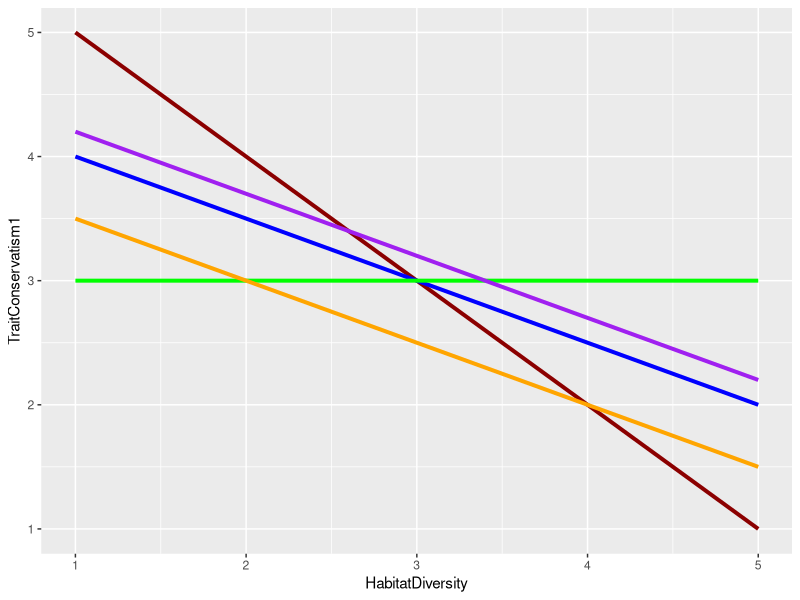
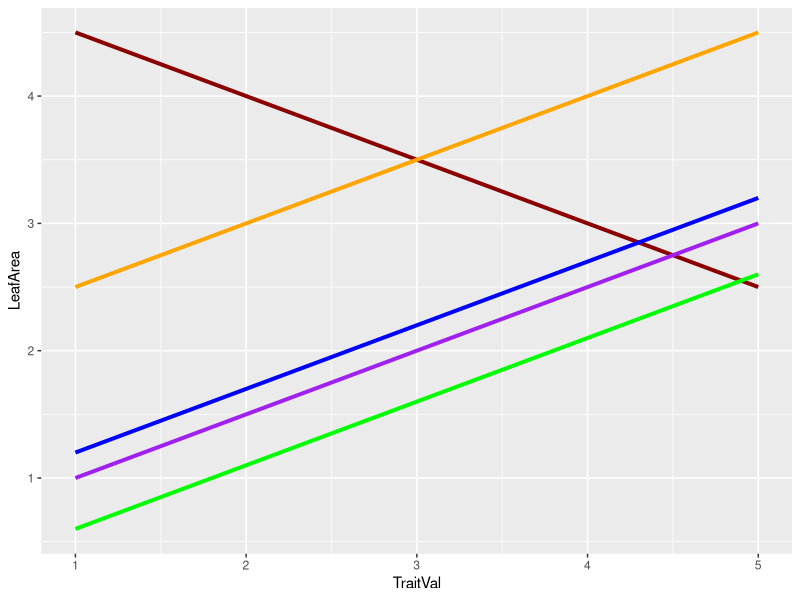
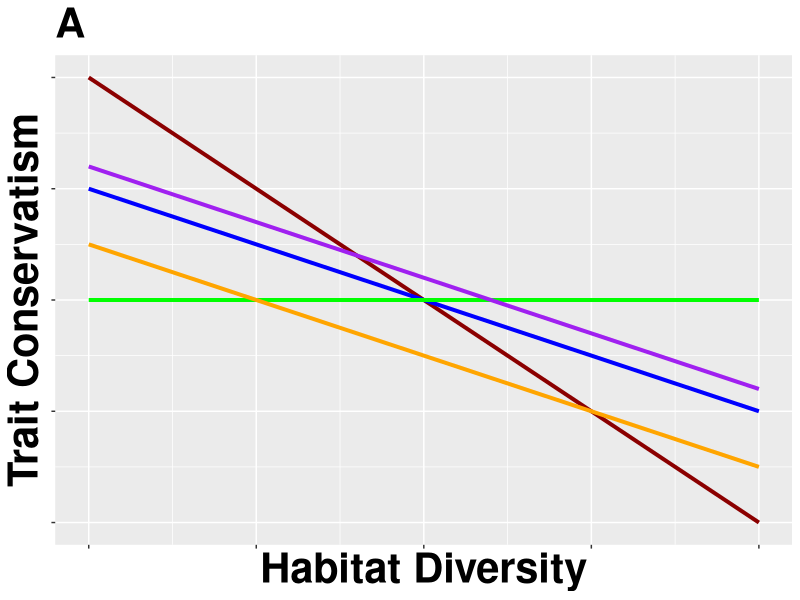
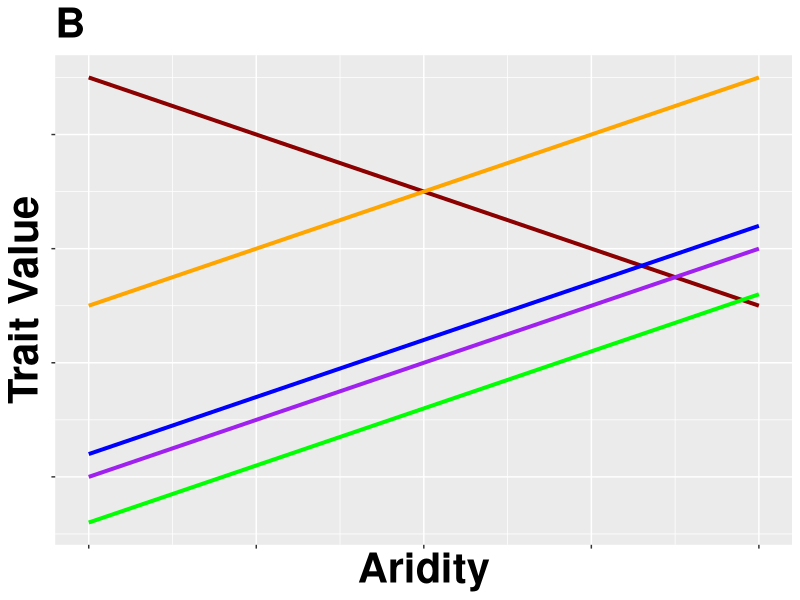

Generate these figures, in order, with R:
{
setwd("~/Desktop")
library(ggplot2)  
HabitatDiversity<-c(5,3,1)
TraitConservatism1<-c(1,3,5)
TraitConservatism2<-c(2,3,4)
TraitConservatism3<-c(3,3,3)
TraitConservatism4<-c(2.2,3.2,4.2)
TraitConservatism5<-c(1.5,2.5,3.5)
LeafArea<-c(4.5,3.5,2.5)
VeinDensity<-c(1.2,2.2,3.2)
LeafTeeth<-c(.6,1.6,2.6)
LeafMA<-c(1,2,3)
StomatalDensity<-c(2.5,3.5,4.5)
TraitVal<-c(1,3,5)

df<-data.frame(HabitatDiversity,TraitConservatism1,TraitConservatism2,
               TraitConservatism3,TraitConservatism4,TraitConservatism5,
               LeafArea,TraitVal,VeinDensity,LeafTeeth,LeafMA,StomatalDensity)

p1<-ggplot(df,aes(HabitatDiversity))+
  geom_line(aes(y = TraitConservatism1), color = "dark red",size = 1.36)+
  geom_line(aes(y = TraitConservatism2), color = "blue",size = 1.36)+
  geom_line(aes(y = TraitConservatism3), color = "green",size = 1.36)+
  geom_line(aes(y = TraitConservatism4), color = "purple",size = 1.36)+
  geom_line(aes(y = TraitConservatism5), color = "orange",size = 1.36)
pp<-(p1 + theme(
  plot.title = element_text(size =30, face = "bold"),
  axis.text.x = element_blank(),
  axis.text.y = element_blank(),
  axis.title.x = element_text(size = 30, face = "bold"),
  axis.title.y = element_text(size = 30, face = "bold"))+
  xlab("Habitat Diversity") +ylab("Trait Conservatism"))+ggtitle("A")

p2<-ggplot(df,aes(TraitVal))+ 
  geom_line(aes(y = LeafArea), color = "dark red",size = 1.36)+
  geom_line(aes(y = VeinDensity), color = "blue",size = 1.36)+
  geom_line(aes(y = LeafTeeth), color = "green",size = 1.36)+
  geom_line(aes(y = LeafMA), color = "purple",size = 1.36)+
  geom_line(aes(y = StomatalDensity), color = "orange",size = 1.36)
ppp<-(p2 + theme(
  plot.title = element_text(size = 30, face = "bold"),
  axis.text.x = element_blank(),
  axis.text.y = element_blank(),
  axis.title.x = element_text(size = 30, face = "bold"),
  axis.title.y = element_text(size = 30, face = "bold"))+
  xlab("Aridity") +ylab("Trait Value"))+ggtitle("B")

library(gridExtra)
ggsave("p.jpeg",arrangeGrob(pp,ppp,ncol = 2),width = 11, height = 8)
}
